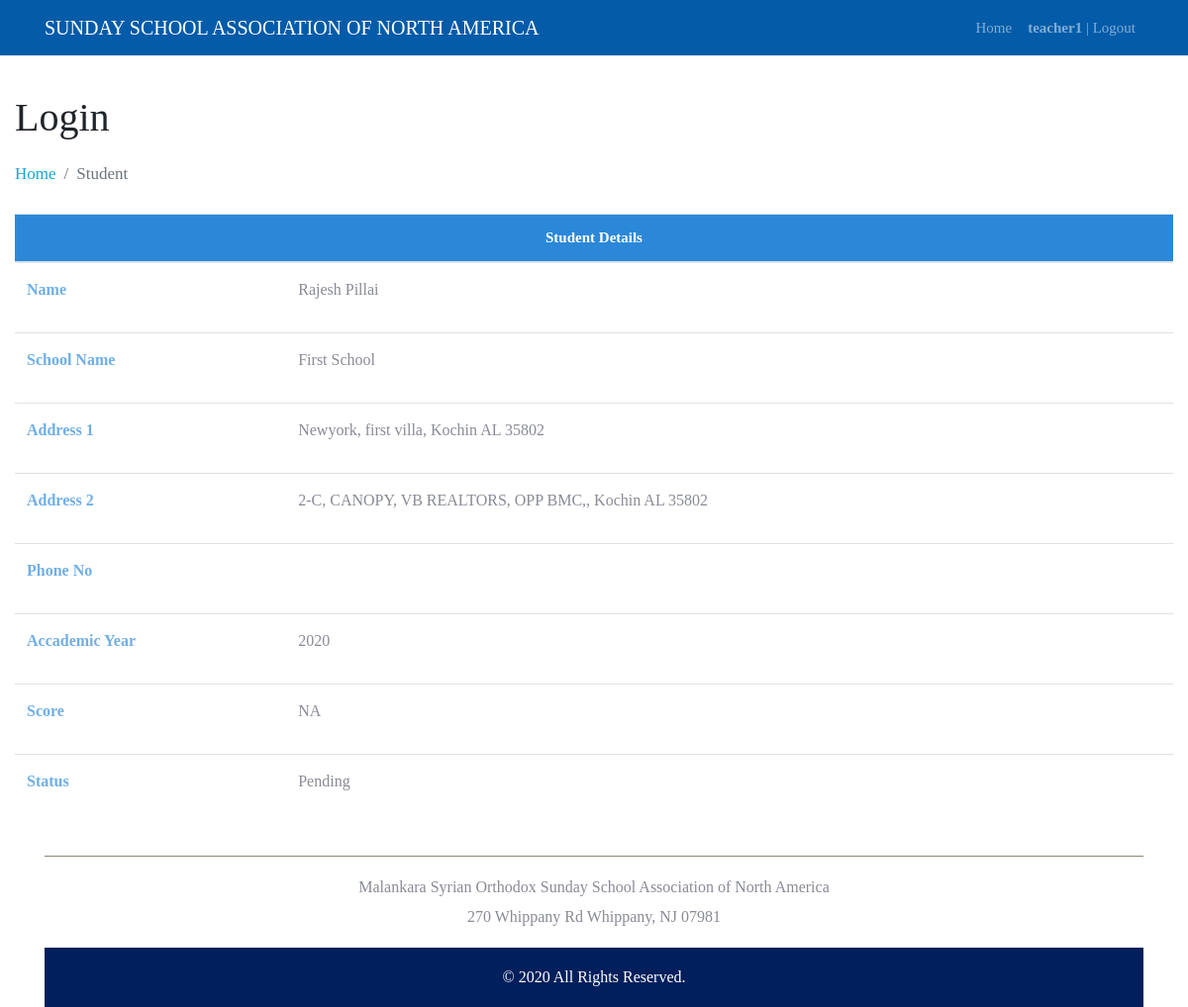
The app's page /2/ (signed in) with its own data.
### exam/models.py (models this page shows, shortened)
class User(AbstractUser):
    is_student = models.BooleanField(default=False)
    email = models.EmailField(unique=True)

class Student(models.Model):
    user = models.OneToOneField(User, on_delete=models.CASCADE,)
    school = models.ForeignKey(School, on_delete=models.CASCADE, related_name='school')
    gender = models.CharField(max_length=10, default='')
    age = models.IntegerField( default=0)
    address = models.CharField(max_length=255, default='')
    address2 = models.CharField(max_length=255, default='')
    city = models.CharField(max_length=255, default='')
    state = models.CharField(max_length=255, default='')
    zipcode = models.IntegerField( default=0)
    phoneno = models.CharField( default='', max_length=15,)
    score = models.IntegerField(default=0)
    accademicYear = models.IntegerField( default=0)
    is_approved = models.BooleanField(default=False)
    status = models.IntegerField( default=0)

class School(models.Model):
    name = models.CharField(max_length=255)
    description = models.CharField(max_length=255)
    is_active = models.BooleanField(default=False)

### exam/views/teacher.py (the view)
# urls.py: url(r'^(?P<pk>[-\w]+)/$', StudentDetails.as_view(), name='student'),
@method_decorator([login_required], name='dispatch')
class StudentDetails(DetailView):
    context_object_name = 'students_details'
    model = Student
    template_name = 'teachers/details.html'
    def get_context_data(self, **kwargs):
        context = super().get_context_data(**kwargs)
        context['test'] = 'Test Context passing'
        return context

### templates/teachers/details.html (shortened to what this page needs)
{% extends 'baseexam.html' %}
{% block style %}
{% load static %}
<link href="{% static 'css/students.css' %}" rel="stylesheet">
{% endblock %}
{% block content %}
  <div style="min-height: 55vh;">
<br>
<div class="row">
  <h1 class="header-title mt-3">Login</h1>
  {% include 'includes/breadcrumb.html' %}
  <div class="col-12">
    <table class="table">
    <thead class="table-heading">
      <tr>
      <th colspan="2">Student Details</th>
    </tr>
    </thead>
    <tbody>
      <tr style="text-align: left;">
        <td><p class="row-rightside">Name</p></td>
        <td ><p>{{students_details.user.first_name}} {{students_details.user.last_name}}</p></td>
    <tr style="text-align: left;">
      <td><p class="row-rightside">School Name</p></td>
      <td><p>{{students_details.school.name}}</p></td>
    </tr>
    <tr style="text-align: left;">
      <td><p class="row-rightside">Address 1</p></td>
      <td><p>{{students_details.address}}, {{students_details.city}} {{students_details.state}} {{students_details.zipcode}}</p></td>
    </tr>
    <tr style="text-align: left;">
      <td><p class="row-rightside">Address 2</p></td>
      <td><p>{{students_details.address2}}, {{students_details.city}} {{students_details.state}} {{students_details.zipcode}}</p></td>
    </tr>
    <tr style="text-align: left;">
      <td><p class="row-rightside">Phone No</p></td>
      <td><p>{{students_details.phoneno}}</p></td>
    </tr>
    <tr style="text-align: left;">
      <td><p class="row-rightside">Accademic Year</p></td>
      <td><p>{{students_details.accademicYear}}</p></td>
    </tr>
    <tr style="text-align: left;">
      <td><p class="row-rightside">Score</p></td>
      <td>{% if students_details.score == 0	%}
        <p>NA</p>
        {% else %}
        <p>{{students_details.score}}</p>
        {% endif %}
      </td>
    </tr>
    <tr style="text-align: left;">
      <td><p class="row-rightside">Status</p></td>
      <td>{% if students_details.status == 0	%}
        <p>Pending</p>
      {% elif students_details.status == 1 %}
        <p>Approved</p>
      {% else %}
      <p>Rejected</p>
      {% endif %}</td></td>
    </tr>
  </tbody>
    </table>
  </div>
</div>
{% endblock %}

### templates/includes/navexam.html (shortened to what this page needs)
{% with url_name=request.resolver_match.url_name %}
<nav class="navbar navbar-expand-lg navbar-dark bg-brown static-top" style="background-color: #045ba8 !important;">
    <div class="container">
        <a class="navbar-brand" href="{% url 'home' %}">SUNDAY SCHOOL ASSOCIATION OF NORTH AMERICA </a>
        <div class="collapse navbar-collapse" id="navbarResponsive">
            <ul class="navbar-nav ml-auto">
               {% if user.is_staff %}
                <li class="nav-item {% if url_name == 'teacher' %} active {% endif %}">
                    <a class="nav-link" href="{% url 'teacher' %}">Home
                    </a>
                </li>
                {% endif %}
                {% if user.is_authenticated %}
                <li class="nav-item">
                     <a class="nav-link {% if url_name == 'studentlogout' %} active {% endif %}"
                        href="{% url 'studentlogout' %}"> <strong>{{ user.username }}</strong> | Logout</a>
                </li>
                {% endif %}
            </ul>
        </div>
    </div>
</nav>
{% endwith %}

### static/css/app-sample.css (style rules this page uses)
body { font-family:HelveticaNowText-Regular; position:relative; font-weight:400; font-size:15px }
ul { padding:0; margin:0 }
li { list-style:none }
p { font-size:16px; line-height:30px; color:#898b96; font-weight:300 }
a { color:#0bacd3 }
.col-1, .col-2, .col-3, .col-4, .col-5, .col-6, .col-7, .col-8, .col-9, .col-10, .col-11, .col-12, .col, .col-auto, .col-sm-1, .col-sm-2, .col-sm-3, .col-sm-4, .col-sm-5, .col-sm-6, .col-sm-7, .col-sm-8, .col-sm-9, .col-sm-10, .col-sm-11, .col-sm-12, .col-sm, .col-sm-auto, .col-md-1, .col-md-2, .col-md-3, .col-md-4, .col-md-5, .col-md-6, .col-md-7, .col-md-8, .col-md-9, .col-md-10, .col-md-11, .col-md-12, .col-md, .col-md-auto, .col-lg-1, .col-lg-2, .col-lg-3, .col-lg-4, .col-lg-5, .col-lg-6, .col-lg-7, .col-lg-8, .col-lg-9, .col-lg-10, .col-lg-11, .col-lg-12, .col-lg, .col-lg-auto, .col-xl-1, .col-xl-2, .col-xl-3, .col-xl-4, .col-xl-5, .col-xl-6, .col-xl-7, .col-xl-8, .col-xl-9, .col-xl-10, .col-xl-11, .col-xl-12, .col-xl, .col-xl-auto { padding-left: 0px; padding-right: 0px; }
.bg-brown { background-color: #7f5604 !important }

### static/css/students.css (style rules this page uses)
.row-rightside { font-weight: bold; color:#71afe5; }
.table-heading { background-color: #2b88d8!important; font-weight: bold; color: white; }

### records on screen
User: username "teacher1"
Student: user.first_name "Rajesh", user.last_name "Pillai", school.name "First School", address "Newyork, first villa", city "Kochin", state "AL", zipcode "35802", address2 "2-C, CANOPY, VB REALTORS, OPP BMC,", accademicYear "2020"

### other values on screen
{{ url_name|title }} "Student"
